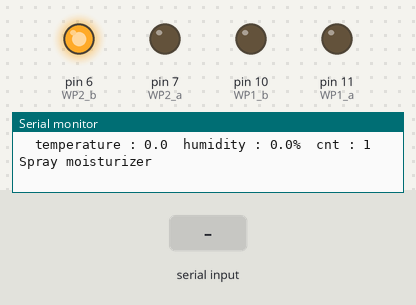
The sketch below on a simulated Arduino Uno, built with avr-gcc and run on an emulated ATmega328P. Shown: output pins drawn as LEDs (lit = HIGH), the last lines printed to the serial monitor. Inputs (shaded band) come from the test bench.

Above: at 2.1 s.
At 3.8 s:
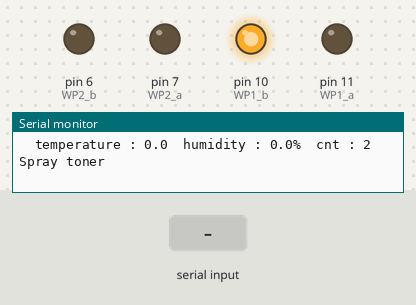
3.9 s: "1;90\n" received over the second serial link
At 6.6 s:
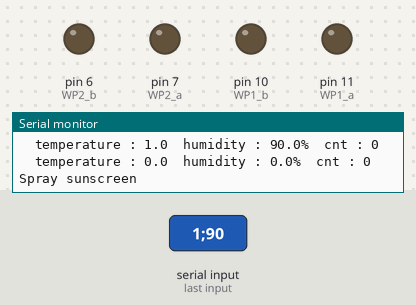
Timing chart, 0 to 15.5 s (numbered marks = the images above; inputs shaded):
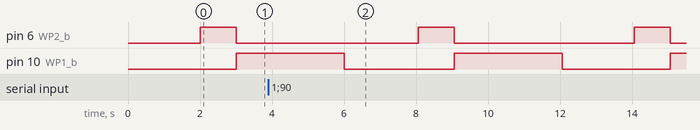

The sketch:

Arduino.ino
```cpp
//블루투스 모듈
#include <SoftwareSerial.h>
SoftwareSerial HC05(3,2);


//물 펌프1 정의
int WP1_a = 11;
int WP1_b = 10;


//물 펌프2 정의
int WP2_a=7;
int WP2_b=6;


//물 펌프3 정의
int WP3_a=9;
int WP3_b=8;


//For parsing
#define MAX_VALS 4
char*token;
uint8_t idx;
char *pszValues[MAX_VALS];


//Declaring variable
int humidity,temperature,cnt,a;


//입출력 정의
void setup( )
{

  Serial.begin(9600);
  HC05.begin(9600);
  pinMode(WP1_a, OUTPUT);
  pinMode(WP1_b, OUTPUT);
  pinMode(WP2_a, OUTPUT);
  pinMode(WP2_b, OUTPUT);
  Serial.println("Setup Mode");

}


void loop( )
{
 //Receiving String text with delimiter
  String WholeData="";
  while(HC05.available()){
    char input1=(char)HC05.read();
    WholeData+=input1;
  }

//Converting String into char_array
int WholeData_len = WholeData.length() + 1; //Storing length of WholeData

char WholeData_array[WholeData_len];  //Declaring+designating a char array

WholeData.toCharArray(WholeData_array, WholeData_len); //Converting String and storing into designated char array


//Parsing the data
    idx = 0;
    token = strtok( WholeData_array, ";" );
    while( token != NULL )
    {
        //Serial.println( token );
        if( idx < MAX_VALS )
            pszValues[idx++] = token;

        token = strtok( NULL, ";" );

    }
    //Storing the data into two seperate variables
    float temperature = atof( pszValues[0] );
    float humidity = atof( pszValues[1] );


    // 온도,습도,거리,적외선 출력 (테스트용)
    Serial.println("");
    Serial.print("\ttemperature : ");
    Serial.print(temperature,1);
    Serial.print("\thumidity : ");
    Serial.print(humidity,1);
    Serial.print("%");
    Serial.print("\tcnt : ");
    Serial.print(cnt,1);


    //만약 손이 센서의 10cm 범위 이내일 경우, 습도가 50%미만일때 화장품을 분사하라

      //습도가 높을때
      if (temperature>10 && humidity>70){

        if(cnt==2){
          //.5초 동안 화장품1 분사
          Serial.print("\tSpray toner");
          digitalWrite(WP1_a, LOW);
          digitalWrite(WP1_b, HIGH);
          delay(3000);
          digitalWrite(WP1_a, LOW);
          digitalWrite(WP1_b, LOW);
          cnt=0;
        }

        else if(cnt==1){
          Serial.println("\tSpray moisturizer");
          digitalWrite(WP2_a, LOW);
          digitalWrite(WP2_b, HIGH);
          delay(1000);
          digitalWrite(WP2_a, LOW);
          digitalWrite(WP2_b, LOW);
          cnt+=1;
        }

         else if(cnt==0){
          Serial.println("\tSpray sunscreen");
          digitalWrite(WP3_a, LOW);
          digitalWrite(WP3_b, HIGH);
          delay(2000);
          digitalWrite(WP3_a, LOW);
          digitalWrite(WP3_b, LOW);
          cnt+=1;
        }
       }


      //습도가 낮을때
        else if (temperature>10 && humidity<=70){

        if(cnt==2){
          //.5초 동안 화장품1 분사
          Serial.print("\tSpray toner");
          digitalWrite(WP1_a, LOW);
          digitalWrite(WP1_b, HIGH);
          delay(3000);
          digitalWrite(WP1_a, LOW);
          digitalWrite(WP1_b, LOW);
          cnt=0;
        }

        else if(cnt==1){
          Serial.println("\tSpray moisturizer");
          digitalWrite(WP2_a, LOW);
          digitalWrite(WP2_b, HIGH);
          delay(1000);
          digitalWrite(WP2_a, LOW);
          digitalWrite(WP2_b, LOW);
          cnt+=1;
        }

         else if(cnt==0){
          Serial.println("\tSpray sunscreen");
          digitalWrite(WP3_a, LOW);
          digitalWrite(WP3_b, HIGH);
          delay(2000);
          digitalWrite(WP3_a, LOW);
          digitalWrite(WP3_b, LOW);
          cnt+=1;
        }
       }

      //온도가 높을때
      else if (temperature>25){
              if(cnt==2){
          //.5초 동안 화장품1 분사
          Serial.print("\tSpray toner");
          digitalWrite(WP1_a, LOW);
          digitalWrite(WP1_b, HIGH);
          delay(3000);
          digitalWrite(WP1_a, LOW);
          digitalWrite(WP1_b, LOW);
          cnt=0;
        }

        else if(cnt==1){
          Serial.println("\tSpray moisturizer");
          digitalWrite(WP2_a, LOW);
          digitalWrite(WP2_b, HIGH);
          delay(1000);
          digitalWrite(WP2_a, LOW);
          digitalWrite(WP2_b, LOW);
          cnt+=1;
        }

         else if(cnt==0){
          Serial.println("\tSpray sunscreen");
          digitalWrite(WP3_a, LOW);
          digitalWrite(WP3_b, HIGH);
          delay(2000);
          digitalWrite(WP3_a, LOW);
          digitalWrite(WP3_b, LOW);
          cnt+=1;
        }

     }


     //온도가 낮을때
     else if (temperature<=9 && humidity<70){
          if(cnt==2){
          //.5초 동안 화장품1 분사
          Serial.print("\tSpray toner");
          digitalWrite(WP1_a, LOW);
          digitalWrite(WP1_b, HIGH);
          delay(3000);
          digitalWrite(WP1_a, LOW);
          digitalWrite(WP1_b, LOW);
          cnt=0;
        }

        else if(cnt==1){
          Serial.println("\tSpray moisturizer");
          digitalWrite(WP2_a, LOW);
          digitalWrite(WP2_b, HIGH);
          delay(1000);
          digitalWrite(WP2_a, LOW);
          digitalWrite(WP2_b, LOW);
          cnt+=1;
        }

         else if(cnt==0){
          Serial.println("\tSpray sunscreen");
          digitalWrite(WP3_a, LOW);
          digitalWrite(WP3_b, HIGH);
          delay(2000);
          digitalWrite(WP3_a, LOW);
          digitalWrite(WP3_b, LOW);
          cnt+=1;
        }
      }
}
```

Measured:
- by itself, pin 6 (WP2_b): alternates HIGH for 1.0 s and LOW for 5.0 s
- by itself, pin 10 (WP1_b): alternates HIGH for 3.0 s and LOW for 3.0 s
